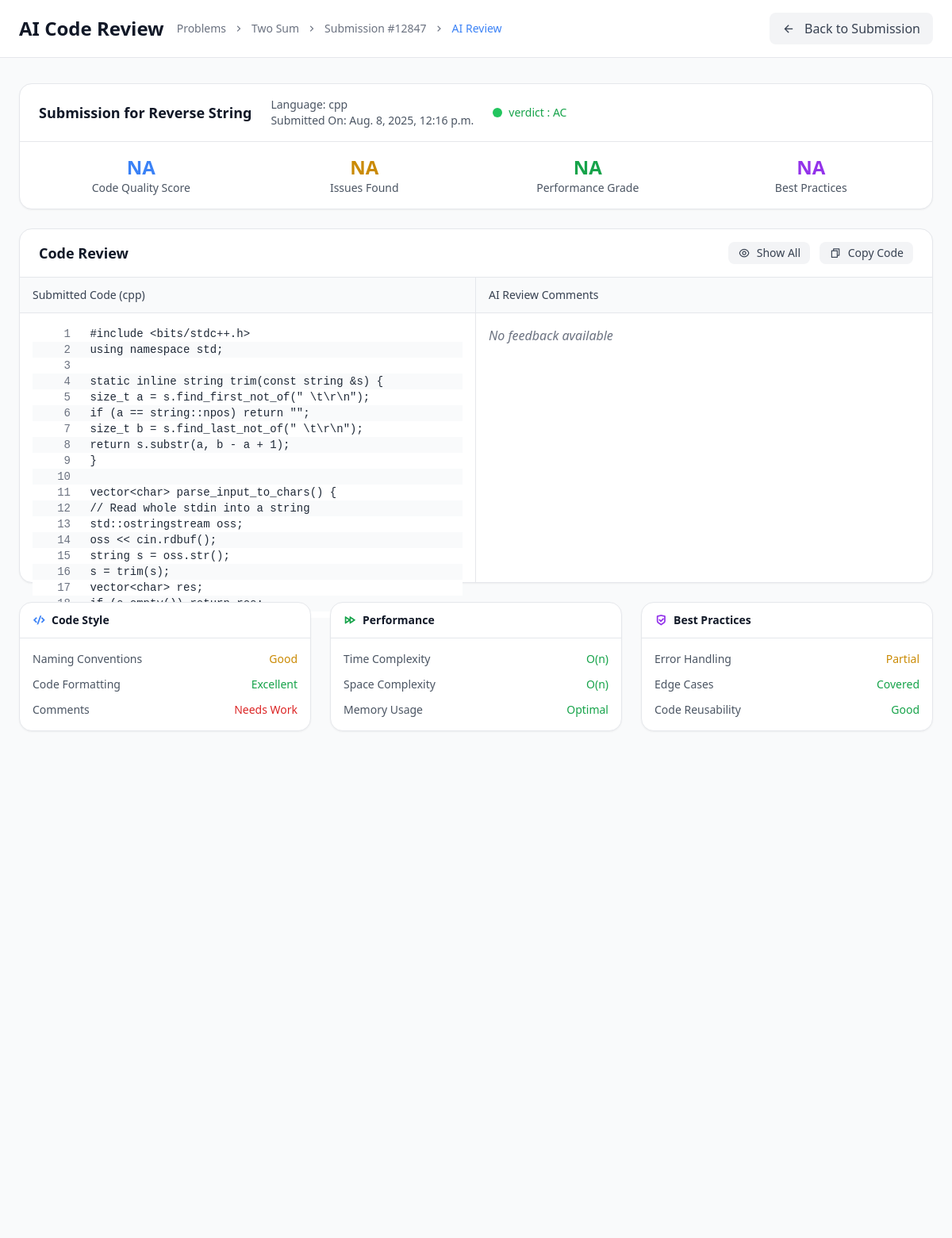
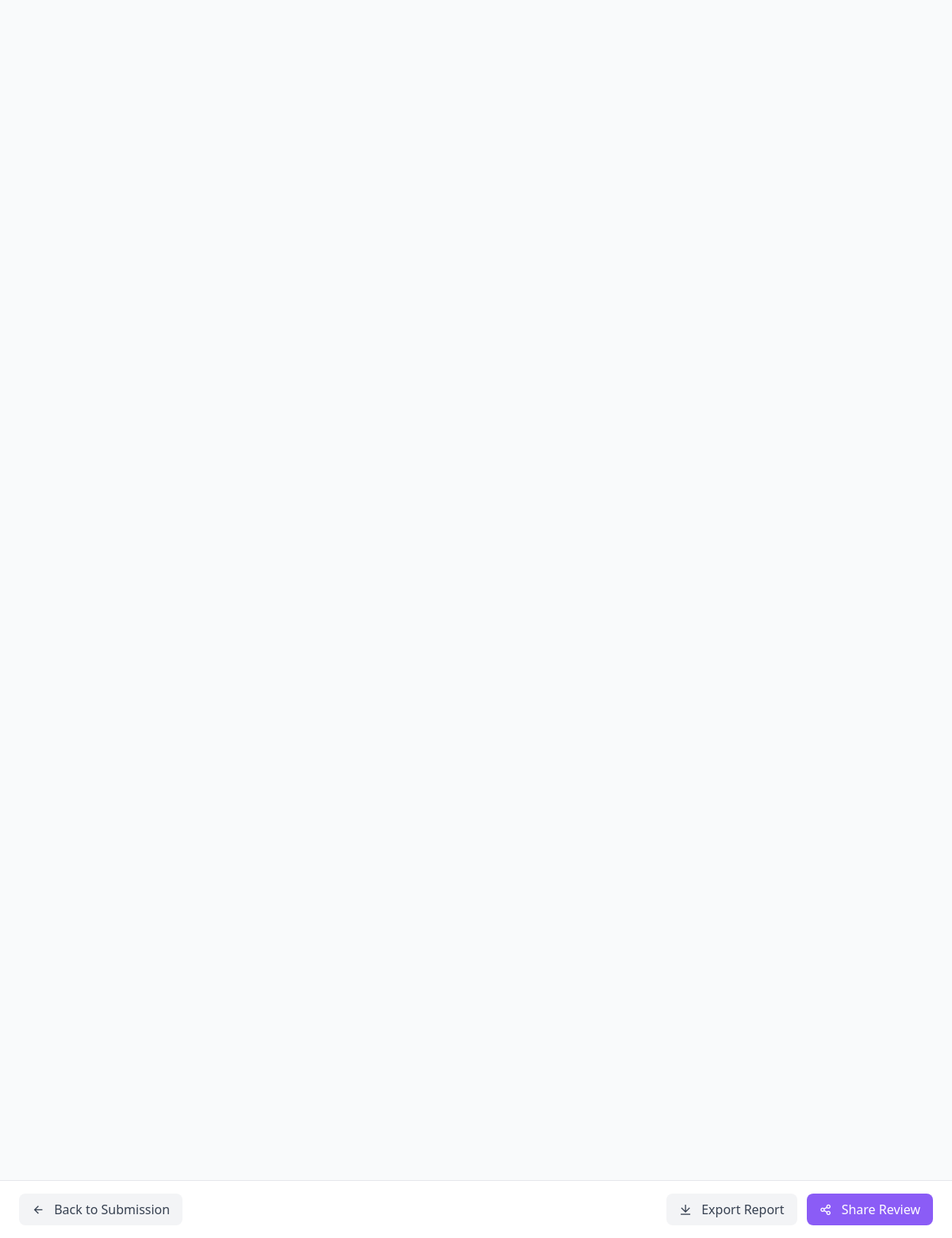
The app's page /compiler/problems/4/ai-review/ (signed in) with its own data (2 pictures, top to bottom).
### compiler/models.py (models this page shows, shortened)
class Problem(models.Model):
    title = models.CharField(max_length=100)
    description = models.TextField()
    constraints = models.TextField()
    example_input = models.TextField()
    example_output = models.TextField()

class Codesubmission(models.Model):
    problem = models.ForeignKey(Problem,on_delete=models.CASCADE,null=True,blank=True)
    user = models.ForeignKey(User,on_delete=models.CASCADE,null=True,blank=True)
    language = models.CharField(max_length=100)
    code = models.TextField()
    input_data = models.TextField(null =True,blank=True)
    output_data = models.TextField(null=True,blank=True)
    timestamp = models.DateTimeField(auto_now_add=True)
    VERDICT_CHOICES = [
        ('AC', 'Accepted'),
        ('WA', 'Wrong Answer'),
        ('RE', 'Runtime Error'),
        ('TLE', 'Time Limit Exceeded'),
        ('CE', 'Compilation Error'),
    ]
    verdict= models.CharField(max_length=3,choices=VERDICT_CHOICES,default='WA')
    error = models.TextField(blank=True)

### compiler/views.py (the view)
# urls.py: path('problems/<int:problem_id>/ai-review/',ai_review,name='ai_review'),
@login_required
@csrf_exempt
def ai_review(request,problem_id):
    problem = get_object_or_404(Problem,id = problem_id)
    last_submission = Codesubmission.objects.filter(user=request.user, problem=problem).order_by('-timestamp').first()
    if not last_submission:
        return HttpResponse("No previous Submission Found")
    model = genai.GenerativeModel('gemini-1.5-flash')
    prompt = f"""
        Please review this coding problem solution and provide constructive feedback in 3-5 bullet points  and write in short and beutiful structured :

        Problem Description:
        {problem.description}

        User's Solution (in {last_submission.language}):
        {last_submission.code}

        also error may be there {last_submission.error}

        Please provide:
        1. Code quality assessment
        2. Potential improvements
        3. Alternative approaches
        4. Performance considerations
        """
    response = model.generate_content(
                prompt)
    feedback_items = [
        line.strip() for line in response.text.split('\n')
        if line.strip().startswith('-')
    ]
    context = {"last_submission":last_submission,"problem":problem,"response_text":response.text}
    return render(request,'ai_review.html',context)

### compiler/templates/ai_review.html (shortened to what this page needs)
<!DOCTYPE html>
<html lang="en">
  <head>
    <script src="https://cdn.tailwindcss.com/3.4.16"></script>
    <link
      href="https://cdnjs.cloudflare.com/ajax/libs/remixicon/4.6.0/remixicon.min.css"
      rel="stylesheet"
    />
  </head>
  <body class="bg-gray-50 min-h-screen">
    <header class="bg-white border-b border-gray-200 sticky top-0 z-50">
      <div class="px-6 py-4">
        <div class="flex items-center justify-between">
          <div class="flex items-center space-x-4">
            <h1 class="text-2xl font-bold text-gray-900">AI Code Review</h1>
            <nav class="flex items-center text-sm text-gray-500">
              <span>Problems</span>
              <div class="w-4 h-4 flex items-center justify-center mx-2">
                <i class="ri-arrow-right-s-line"></i>
              </div>
              <span>Two Sum</span>
              <div class="w-4 h-4 flex items-center justify-center mx-2">
                <i class="ri-arrow-right-s-line"></i>
              </div>
              <span>Submission #12847</span>
              <div class="w-4 h-4 flex items-center justify-center mx-2">
                <i class="ri-arrow-right-s-line"></i>
              </div>
              <span class="text-primary">AI Review</span>
            </nav>
          </div>
          <button
            class="px-4 py-2 bg-gray-100 text-gray-700 rounded-button hover:bg-gray-200 transition-colors whitespace-nowrap"
          >
            <div
              class="w-4 h-4 flex items-center justify-center mr-2 inline-flex"
            >
              <i class="ri-arrow-left-line"></i>
            </div>
            Back to Submission
          </button>
        </div>
      </div>
    </header>
    <main class="max-w-7xl mx-auto px-6 py-8">
      <div class="bg-white rounded-lg shadow-sm border border-gray-200 mb-6">
        <div class="px-6 py-4 border-b border-gray-200">
          <div class="flex items-center justify-between">
            <div class="flex items-center space-x-6">
              <div>
                <h2 class="text-lg font-semibold text-gray-900">
                  Submission for {{problem.title}}
                </h2>
              </div>
              <div class="text-sm text-gray-600">
                <p>Language: <span class="font-medium">{{last_submission.language}}</span></p>
                <p>Submitted On: <span class="font-medium">{{last_submission.timestamp}}</span></p>
              </div>
              <div class="flex items-center space-x-2">
                <div class="w-3 h-3 bg-green-500 rounded-full"></div>
                <span class="text-sm font-medium text-green-600">verdict : {{last_submission.verdict}}</span>
              </div>
            </div>
          </div>
        </div>
        <div class="px-6 py-4">
          <div class="grid grid-cols-4 gap-6">
            <div class="text-center">
              <div class="text-2xl font-bold text-primary">NA</div>
              <div class="text-sm text-gray-600">Code Quality Score</div>
            </div>
            <div class="text-center">
              <div class="text-2xl font-bold text-yellow-600">NA</div>
              <div class="text-sm text-gray-600">Issues Found</div>
            </div>
            <div class="text-center">
              <div class="text-2xl font-bold text-green-600">NA</div>
              <div class="text-sm text-gray-600">Performance Grade</div>
            </div>
            <div class="text-center">
              <div class="text-2xl font-bold text-purple-600">NA</div>
              <div class="text-sm text-gray-600">Best Practices</div>
            </div>
          </div>
        </div>
      </div>
      <div class="bg-white rounded-lg shadow-sm border border-gray-200 mb-6">
        <div class="px-6 py-4 border-b border-gray-200">
          <div class="flex items-center justify-between">
            <h3 class="text-lg font-semibold text-gray-900">Code Review</h3>
            <div class="flex items-center space-x-3">
              <button
                class="px-3 py-1 text-sm bg-gray-100 text-gray-700 rounded-button hover:bg-gray-200 transition-colors whitespace-nowrap"
              >
                <div
                  class="w-4 h-4 flex items-center justify-center mr-1 inline-flex"
                >
                  <i class="ri-eye-line"></i>
                </div>
                Show All
              </button>
              <button
                class="px-3 py-1 text-sm bg-gray-100 text-gray-700 rounded-button hover:bg-gray-200 transition-colors whitespace-nowrap"
              >
                <div
                  class="w-4 h-4 flex items-center justify-center mr-1 inline-flex"
                >
                  <i class="ri-file-copy-line"></i>
                </div>
                Copy Code
              </button>
            </div>
          </div>
        </div>
        <div class="flex h-96">
          <div class="w-1/2 border-r border-gray-200">
            <div class="px-4 py-3 bg-gray-50 border-b border-gray-200">
              <h4 class="text-sm font-medium text-gray-700">Submitted Code ({{ last_submission.language|default:"Unknown" }})</h4>
        </div>
         <div class="p-4 overflow-auto h-full">
          {% if last_submission %}
         <div class="code-container font-mono text-sm">
           {% for line in last_submission.code.splitlines %}
             <div class="code-line text-gray-800 {% cycle 'bg-white' 'bg-gray-50' %}">
              {{ line }}
            </div>
          {% endfor %}
        </div>
        {% else %}
         <div class="text-gray-500 italic">No submission found</div>
        {% endif %}
       </div>
        </div>
          <div class="w-1/2">
            <div class="px-4 py-3 bg-gray-50 border-b border-gray-200">
              <h4 class="text-sm font-medium text-gray-700">
                AI Review Comments
              </h4>
            </div>
            <div class="p-4 overflow-auto h-full">
             {% if response_text %}
              <div class="bg-gray-50 p-4 rounded-lg whitespace-pre-wrap text-sm">
                {{ response_text }}
             </div>
            {% else %}
             <div class="text-gray-500 italic">No feedback available</div>
         {% endif %}
           </div>
          </div>
        </div>
      </div>
      <div class="grid grid-cols-1 md:grid-cols-3 gap-6">
        <div class="bg-white rounded-lg shadow-sm border border-gray-200">
          <div class="px-4 py-3 border-b border-gray-200">
            <h4 class="text-sm font-semibold text-gray-900 flex items-center">
              <div class="w-4 h-4 flex items-center justify-center mr-2">
                <i class="ri-code-s-slash-line text-primary"></i>
              </div>
              Code Style
            </h4>
          </div>
          <div class="p-4">
            <div class="space-y-3">
              <div class="flex items-center justify-between">
                <span class="text-sm text-gray-600">Naming Conventions</span>
                <span class="text-sm font-medium text-yellow-600">Good</span>
              </div>
              <div class="flex items-center justify-between">
                <span class="text-sm text-gray-600">Code Formatting</span>
                <span class="text-sm font-medium text-green-600"
                  >Excellent</span
                >
              </div>
              <div class="flex items-center justify-between">
                <span class="text-sm text-gray-600">Comments</span>
                <span class="text-sm font-medium text-red-600">Needs Work</span>
              </div>
            </div>
          </div>
        </div>
        <div class="bg-white rounded-lg shadow-sm border border-gray-200">
          <div class="px-4 py-3 border-b border-gray-200">
            <h4 class="text-sm font-semibold text-gray-900 flex items-center">
              <div class="w-4 h-4 flex items-center justify-center mr-2">
                <i class="ri-speed-line text-green-600"></i>
              </div>
              Performance
            </h4>
          </div>
          <div class="p-4">
            <div class="space-y-3">
              <div class="flex items-center justify-between">
                <span class="text-sm text-gray-600">Time Complexity</span>
                <span class="text-sm font-medium text-green-600">O(n)</span>
              </div>
              <div class="flex items-center justify-between">
                <span class="text-sm text-gray-600">Space Complexity</span>
                <span class="text-sm font-medium text-green-600">O(n)</span>
              </div>
              <div class="flex items-center justify-between">
                <span class="text-sm text-gray-600">Memory Usage</span>
                <span class="text-sm font-medium text-green-600">Optimal</span>
              </div>
            </div>
          </div>
        </div>
        <div class="bg-white rounded-lg shadow-sm border border-gray-200">
          <div class="px-4 py-3 border-b border-gray-200">
            <h4 class="text-sm font-semibold text-gray-900 flex items-center">
              <div class="w-4 h-4 flex items-center justify-center mr-2">
                <i class="ri-shield-check-line text-purple-600"></i>
              </div>
              Best Practices
            </h4>
          </div>
          <div class="p-4">
            <div class="space-y-3">
              <div class="flex items-center justify-between">
                <span class="text-sm text-gray-600">Error Handling</span>
                <span class="text-sm font-medium text-yellow-600">Partial</span>
              </div>
              <div class="flex items-center justify-between">
                <span class="text-sm text-gray-600">Edge Cases</span>
                <span class="text-sm font-medium text-green-600">Covered</span>
              </div>
              <div class="flex items-center justify-between">
                <span class="text-sm text-gray-600">Code Reusability</span>
                <span class="text-sm font-medium text-green-600">Good</span>
              </div>
            </div>
          </div>
        </div>
      </div>
    </main>
    <div
      class="fixed bottom-0 left-0 right-0 bg-white border-t border-gray-200 px-6 py-4"
    >
      <div class="max-w-7xl mx-auto flex items-center justify-between">
        <div class="flex items-center space-x-4">
          <button
            class="px-4 py-2 bg-gray-100 text-gray-700 rounded-button hover:bg-gray-200 transition-colors whitespace-nowrap"
          >
            <div
              class="w-4 h-4 flex items-center justify-center mr-2 inline-flex"
            >
              <i class="ri-arrow-left-line"></i>
            </div>
            Back to Submission
          </button>
        </div>
        <div class="flex items-center space-x-3">
          <button
            class="px-4 py-2 bg-gray-100 text-gray-700 rounded-button hover:bg-gray-200 transition-colors whitespace-nowrap"
          >
            <div
              class="w-4 h-4 flex items-center justify-center mr-2 inline-flex"
            >
              <i class="ri-download-line"></i>
            </div>
            Export Report
          </button>
          <button
            class="px-4 py-2 bg-secondary text-white rounded-button hover:bg-purple-600 transition-colors whitespace-nowrap"
          >
            <div
              class="w-4 h-4 flex items-center justify-center mr-2 inline-flex"
            >
              <i class="ri-share-line"></i>
            </div>
            Share Review
          </button>
        </div>
      </div>
    </div>
  </body>
</html>

### compiler/templates/ai_review.html (style rules this page uses)
:where([class^="ri-"])::before { content: "\f3c2"; }
.code-line { counter-increment: line-counter; }
.code-line::before { content: counter(line-counter); display: inline-block; width: 3rem; text-align: right; margin-right: 1rem; color: #6b7280; font-size: 0.875rem; user-select: none; }
.code-container { counter-reset: line-counter; }

### records on screen
Problem: title "Reverse String"
Codesubmission: language "cpp", timestamp "Aug. 8, 2025, 12:16 p.m.", verdict "AC"

### other values on screen
{{ line }} "#include <bits/stdc++.h>" "using namespace std;" "static inline string trim(const string &s) {" "size_t a = s.find_first_not_of(\" \\t\\r\\n\");" "if (a == string::npos) return \"\";" "size_t b = s.find_last_not_of(\" \\t\\r\\n\");" "return s.substr(a, b - a + 1);" "}" "vector<char> parse_input_to_chars() {" "// Read whole stdin into a string" "std::ostringstream oss;" "oss << cin.rdbuf();" "string s = oss.str();" "s = trim(s);" "vector<char> res;"
